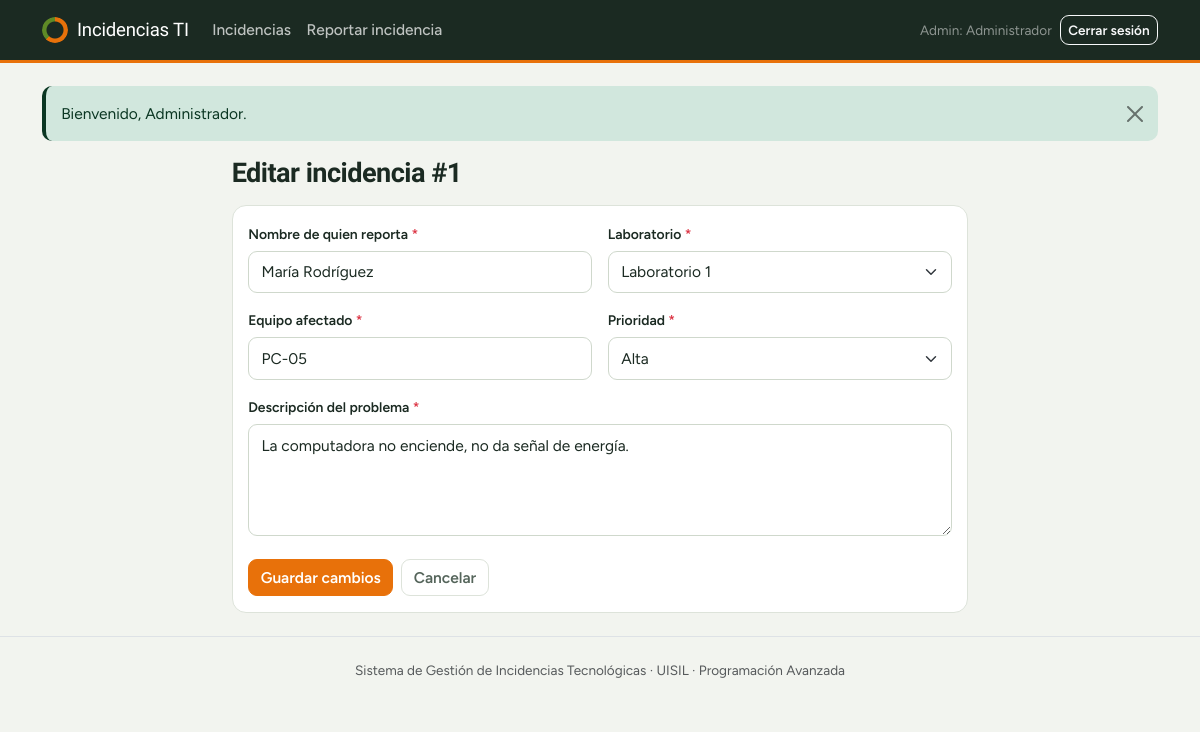
Page /editar.php?id=1 (signed in) on the committed database.
### tables this page shows
CREATE TABLE IF NOT EXISTS incidencias (
  id                  INT UNSIGNED NOT NULL AUTO_INCREMENT,
  reportante          VARCHAR(100) NOT NULL,    
  laboratorio         VARCHAR(50)  NOT NULL,
  equipo              VARCHAR(100) NOT NULL,    
  descripcion         TEXT         NOT NULL,
  prioridad           ENUM('Baja','Media','Alta') NOT NULL DEFAULT 'Media',
  estado              ENUM('Pendiente','En proceso','Resuelta') NOT NULL DEFAULT 'Pendiente',
  fecha_registro      DATETIME     NOT NULL DEFAULT CURRENT_TIMESTAMP,    
  fecha_actualizacion DATETIME     NOT NULL DEFAULT CURRENT_TIMESTAMP ON UPDATE CURRENT_TIMESTAMP,    
  PRIMARY KEY (id),
   
  KEY idx_incidencias_laboratorio (laboratorio),
  KEY idx_incidencias_estado (estado),
  KEY idx_incidencias_prioridad (prioridad)
);

### includes/funciones.php (called while the page is built, shortened)
<?php
function e($valor): string
{
    return htmlspecialchars((string)$valor, ENT_QUOTES, 'UTF-8');
}

### includes/form_incidencia.php (the view, shortened to what this page needs)
<form method="post" action="<?= e($accion) ?>" novalidate class="needs-validation">
    <div class="row g-3">
        <div class="col-md-6">
            <label for="reportante" class="form-label">Nombre de quien reporta <span class="text-danger">*</span></label>
            <input type="text" class="form-control" id="reportante" name="reportante" maxlength="100"
                   value="<?= e($datos['reportante']) ?>" required>
        </div>
        <div class="col-md-6">
            <label for="laboratorio" class="form-label">Laboratorio <span class="text-danger">*</span></label>
            <select class="form-select" id="laboratorio" name="laboratorio" required>
                <?php foreach (LABORATORIOS as $lab): ?>
                    <option value="<?= e($lab) ?>" <?= $datos['laboratorio'] === $lab ? 'selected' : '' ?>><?= e($lab) ?></option>
                <?php endforeach; ?>
            </select>
        </div>
        <div class="col-md-6">
            <label for="equipo" class="form-label">Equipo afectado <span class="text-danger">*</span></label>
            <input type="text" class="form-control" id="equipo" name="equipo" maxlength="100"
                   placeholder="Ej: PC-05, proyector, teclado, router..."
                   value="<?= e($datos['equipo']) ?>" required>
        </div>
        <div class="col-md-6">
            <label for="prioridad" class="form-label">Prioridad <span class="text-danger">*</span></label>
            <select class="form-select" id="prioridad" name="prioridad" required>
                <?php foreach (PRIORIDADES as $p): ?>
                    <option value="<?= e($p) ?>" <?= $datos['prioridad'] === $p ? 'selected' : '' ?>><?= e($p) ?></option>
                <?php endforeach; ?>
            </select>
        </div>
        <div class="col-12">
            <label for="descripcion" class="form-label">Descripción del problema <span class="text-danger">*</span></label>
            <textarea class="form-control" id="descripcion" name="descripcion" rows="4" required><?= e($datos['descripcion']) ?></textarea>
        </div>
    </div>
    <div class="mt-4 d-flex gap-2">
        <button type="submit" class="btn btn-primary"><?= e($textoBoton) ?></button>
        <a href="index.php" class="btn btn-outline-secondary">Cancelar</a>
    </div>
</form>

### assets/css/estilos.css (style rules this page uses)
:root { --ink: #1b2a22; --ink-soft: #55655b; --line: #dde3da; --paper: #f2f4ef; --surface: #ffffff; --orange: #e8710a; --orange-dark: #c25d05; --orange-tint: #fdeedd; --green: #5f8a26; --green-dark: #48691b; --prio-alta: #c9392c; --prio-media: #e3a008; --prio-baja: #9aa5a0; --font-display: 'Bricolage Grotesque', 'Segoe UI', system-ui, sans-serif; --font-body: 'Figtree', 'Segoe UI', system-ui, sans-serif; --bs-body-font-family: var(--font-body); --bs-body-color: var(--ink); --bs-body-bg: var(--paper); --bs-link-color: var(--orange-dark); --bs-link-hover-color: var(--orange); }
html { font-size: 15.5px; }
body { background: var(--paper); color: var(--ink); font-family: var(--font-body); line-height: 1.55; }
a { text-underline-offset: 3px; }
.btn { font-weight: 600; border-radius: 9px; transition: background-color .15s, border-color .15s, color .15s; }
.btn-primary { --bs-btn-bg: var(--orange); --bs-btn-border-color: var(--orange); --bs-btn-hover-bg: var(--orange-dark); --bs-btn-hover-border-color: var(--orange-dark); --bs-btn-active-bg: #a84f04; --bs-btn-active-border-color: #a84f04; --bs-btn-disabled-bg: var(--orange); --bs-btn-disabled-border-color: var(--orange); }
.btn-outline-secondary { --bs-btn-color: var(--ink-soft); --bs-btn-border-color: var(--line); --bs-btn-hover-bg: var(--ink); --bs-btn-hover-border-color: var(--ink); }
.form-label { font-weight: 600; font-size: .9rem; color: var(--ink); margin-bottom: .35rem; }
.form-control, .form-select { border-radius: 9px; border-color: #cfd8cc; background-color: #fff; padding: .55rem .8rem; }
.form-control::placeholder { color: #98a59d; }

### rows in the picture
incidencias: reportante "María Rodríguez", equipo "PC-05", descripcion "La computadora no enciende, no da señal de energía."

### other values in the picture
$_SESSION['usuario_nombre'] "Administrador"
$flash['mensaje'] "Bienvenido, Administrador."
$id "1"
$textoBoton "Guardar cambios"
form field laboratorio "Laboratorio 1"
form field prioridad "Alta"
